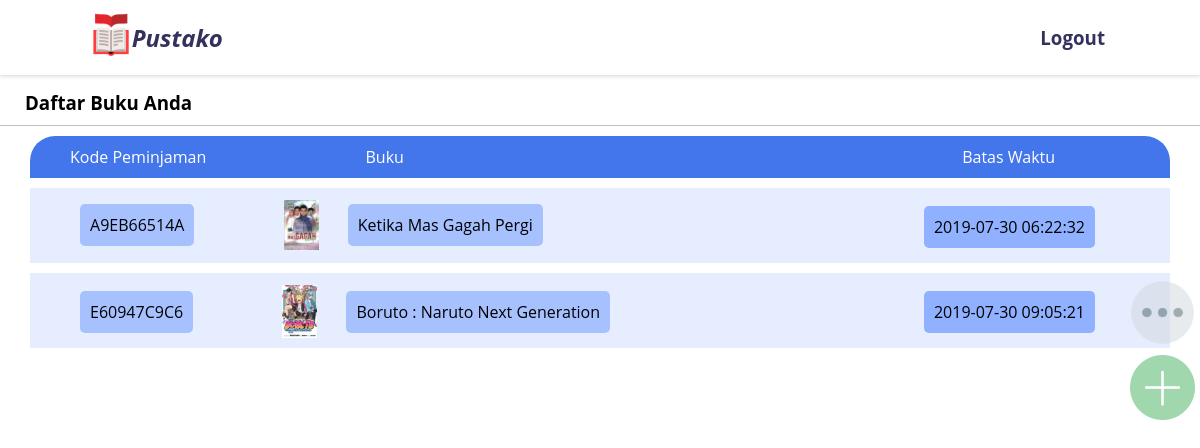
Screenshot of /views/user/buku-pengguna.php?nis=20177376 (signed in) with the database file from the repository.
### tables this page shows
CREATE TABLE `peminjaman` (
  `kode_peminjaman` varchar(10) NOT NULL,
  `kode_buku` varchar(8) NOT NULL,
  `judul` varchar(255) NOT NULL,
  `nis` int(8) NOT NULL,
  `nama_lengkap` varchar(255) NOT NULL,
  `kelas` varchar(255) NOT NULL,
  `gambar` varchar(255) NOT NULL,
  `batas_waktu` datetime NOT NULL,
  `waktu` datetime NOT NULL DEFAULT CURRENT_TIMESTAMP
);

### views/user/buku-pengguna.php (the view, shortened to what this page needs)
<?php
    require '../../core/functions.php';
    $nis = $_GET['nis'];
    $peminjaman = mysqli_query($conn, "SELECT * FROM peminjaman WHERE nis = '$nis'");
?>
<!DOCTYPE html>
<html lang="en">
<head>
</head>
<body>
    <?php include '../_component/header-admin.php'; ?>
    <div class="container">
        <div class="content">
            <div class="header-buku">
                <div class="header-p">
                    <h3>Daftar Buku Anda</h3>
                </div>
            </div>
            <div class="table">
                <div class="table-header">
                    <div class="thkode-peminjaman">
                        <p>Kode Peminjaman</p>
                    </div>
                    <div class="thbuku">
                        <p>Buku</p>
                    </div>
                    <div class="thwaktu">
                        <p>Batas Waktu</p>
                    </div>
                </div>
                <div id="peminjam">
                    <?php
                    while ($row = mysqli_fetch_assoc($peminjaman)) :
                ?>
                    <div class="table-content"
                        onclick="window.location.href='desc-buku-pengguna.php?kode_peminjaman=<?= $row["kode_peminjaman"]; ?>'">
                        <div class="tc kode-peminjaman">
                            <p><?= $row['kode_peminjaman']; ?></p>
                        </div>
                        <div class="tc buku">
                            <div class="buku-img">
                                <img src="../../img/product/<?= $row['gambar']; ?>" width="35">
                            </div>
                            <div class="buku-p">
                                <p><?= $row['judul']; ?></p>
                            </div>
                        </div>
                        <div class="tc batas-waktu">
                            <p><?= $row['batas_waktu']; ?></p>
                        </div>
                    </div>
                    <?php
                    endwhile;
                ?>
                </div>
            </div>
        </div>
    </div>
</body>
</html>

### views/user/buku-pengguna.php (style rules this page uses)
*, body { padding: 0; margin: 0; font-family: Montserrat, Open Sans; text-decoration: none; }
.header-buku { width: 100%; height: 50px; border-bottom: 1px solid rgba(0, 0, 0, 0.25); }
.header-buku .header-p { position: absolute; top: 90px; left: 25px; }
.table-header { background-color: #4476eb; width: 95%; margin: 10px auto; margin-bottom: 5px; color: #ffffff; border-top-right-radius: 25px; border-top-left-radius: 25px; }
.table-header div { display: inline-block; padding: 10px 25px; }
.table-header .thkode-peminjaman { position: relative; left: 15px; }
.table-header .thbuku { position: relative; left: 120px; }
.table-header .thwaktu { float: right; position: relative; right: 90px; }
.table-content { background-color: #e6edff; width: 95%; height: 75px; margin: 10px auto; }
.table-content .tc { display: inline-block; }
.table-content .kode-peminjaman { background-color: #a7c1ff; padding: 10px; position: relative; border-radius: 5px; bottom: 7.5px; margin: auto 50px; }
.table-content .buku { width: 500px; position: relative; top: 10px; border-radius: 5px; margin: 0px 10px 0px 10px; }
.table-content .buku .buku-img { display: inline-block; position: relative; top: 2px; left: 25px; }
.table-content .buku .buku-p { background-color: #a7c1ff; padding: 10px; display: inline-block; position: relative; bottom: 17.5px; left: 50px; border-radius: 5px; }
.table-content .batas-waktu { float: right; background-color: #90b1ff; padding: 10px; position: relative; top: 17.5px; border-radius: 5px; margin: 0px 75px 0px 10px; }

### views/_component/header-admin.php (style rules this page uses)
*, body { padding: 0; margin: 0; font-family: Montserrat, Open Sans; }

### rows the page displays
peminjaman: kode_peminjaman "A9EB66514A", gambar (picture), judul "Ketika Mas Gagah Pergi", batas_waktu "2019-07-30 06:22:32"
peminjaman: kode_peminjaman "E60947C9C6", gambar (picture), judul "Boruto : Naruto Next Generation", batas_waktu "2019-07-30 09:05:21"
